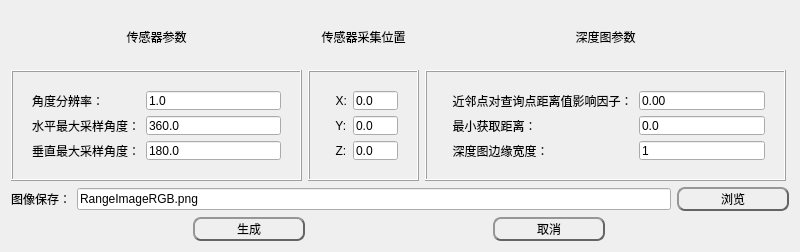
<?xml version="1.0" encoding="UTF-8"?>
<ui version="4.0">
 <class>DepthMapDlgClass</class>
 <widget class="QWidget" name="DepthMapDlgClass">
  <property name="geometry">
   <rect>
    <x>0</x>
    <y>0</y>
    <width>800</width>
    <height>252</height>
   </rect>
  </property>
  <property name="minimumSize">
   <size>
    <width>800</width>
    <height>250</height>
   </size>
  </property>
  <property name="windowTitle">
   <string>深度图</string>
  </property>
  <layout class="QGridLayout" name="gridLayout_5">
   <item row="0" column="0">
    <layout class="QGridLayout" name="gridLayout">
     <item row="0" column="5">
      <widget class="QLabel" name="label_5">
       <property name="text">
        <string>&lt;html&gt;&lt;head/&gt;&lt;body&gt;&lt;p align=&quot;center&quot;&gt;传感器采集位置&lt;/p&gt;&lt;/body&gt;&lt;/html&gt;</string>
       </property>
      </widget>
     </item>
     <item row="0" column="2">
      <widget class="QLabel" name="label_13">
       <property name="text">
        <string>&lt;html&gt;&lt;head/&gt;&lt;body&gt;&lt;p align=&quot;center&quot;&gt;传感器参数&lt;/p&gt;&lt;/body&gt;&lt;/html&gt;</string>
       </property>
      </widget>
     </item>
     <item row="1" column="2">
      <widget class="QFrame" name="frame">
       <property name="minimumSize">
        <size>
         <width>291</width>
         <height>111</height>
        </size>
       </property>
       <property name="maximumSize">
        <size>
         <width>291</width>
         <height>111</height>
        </size>
       </property>
       <property name="frameShape">
        <enum>QFrame::Box</enum>
       </property>
       <property name="frameShadow">
        <enum>QFrame::Raised</enum>
       </property>
       <widget class="QWidget" name="gridLayoutWidget">
        <property name="geometry">
         <rect>
          <x>10</x>
          <y>10</y>
          <width>271</width>
          <height>91</height>
         </rect>
        </property>
        <layout class="QGridLayout" name="gridLayout_2">
         <item row="1" column="0">
          <widget class="QLabel" name="label_2">
           <property name="text">
            <string>水平最大采样角度：</string>
           </property>
          </widget>
         </item>
         <item row="0" column="0">
          <widget class="QLabel" name="label">
           <property name="text">
            <string>角度分辨率：</string>
           </property>
          </widget>
         </item>
         <item row="2" column="0">
          <widget class="QLabel" name="label_3">
           <property name="text">
            <string>垂直最大采样角度：</string>
           </property>
          </widget>
         </item>
         <item row="0" column="1">
          <widget class="QLineEdit" name="angularResolution">
           <property name="text">
            <string>1.0</string>
           </property>
          </widget>
         </item>
         <item row="1" column="1">
          <widget class="QLineEdit" name="maxAngleWidth">
           <property name="text">
            <string>360.0</string>
           </property>
          </widget>
         </item>
         <item row="2" column="1">
          <widget class="QLineEdit" name="maxAngleHeight">
           <property name="text">
            <string>180.0</string>
           </property>
          </widget>
         </item>
        </layout>
       </widget>
      </widget>
     </item>
     <item row="0" column="8">
      <widget class="QLabel" name="label_6">
       <property name="text">
        <string>&lt;html&gt;&lt;head/&gt;&lt;body&gt;&lt;p align=&quot;center&quot;&gt;深度图参数&lt;/p&gt;&lt;/body&gt;&lt;/html&gt;</string>
       </property>
      </widget>
     </item>
     <item row="1" column="5">
      <widget class="QFrame" name="frame_2">
       <property name="minimumSize">
        <size>
         <width>111</width>
         <height>111</height>
        </size>
       </property>
       <property name="maximumSize">
        <size>
         <width>111</width>
         <height>111</height>
        </size>
       </property>
       <property name="frameShape">
        <enum>QFrame::Box</enum>
       </property>
       <property name="frameShadow">
        <enum>QFrame::Raised</enum>
       </property>
       <widget class="QWidget" name="gridLayoutWidget_2">
        <property name="geometry">
         <rect>
          <x>10</x>
          <y>10</y>
          <width>91</width>
          <height>91</height>
         </rect>
        </property>
        <layout class="QGridLayout" name="gridLayout_3">
         <item row="1" column="1">
          <widget class="QLineEdit" name="Y">
           <property name="text">
            <string>0.0</string>
           </property>
          </widget>
         </item>
         <item row="2" column="0">
          <widget class="QLabel" name="label_8">
           <property name="text">
            <string>  Z:</string>
           </property>
          </widget>
         </item>
         <item row="1" column="0">
          <widget class="QLabel" name="label_4">
           <property name="text">
            <string>  Y:</string>
           </property>
          </widget>
         </item>
         <item row="0" column="1">
          <widget class="QLineEdit" name="X">
           <property name="text">
            <string>0.0</string>
           </property>
          </widget>
         </item>
         <item row="0" column="0">
          <widget class="QLabel" name="label_7">
           <property name="text">
            <string>  X:</string>
           </property>
          </widget>
         </item>
         <item row="2" column="1">
          <widget class="QLineEdit" name="Z">
           <property name="text">
            <string>0.0</string>
           </property>
          </widget>
         </item>
        </layout>
       </widget>
      </widget>
     </item>
     <item row="1" column="8">
      <widget class="QFrame" name="frame_3">
       <property name="minimumSize">
        <size>
         <width>361</width>
         <height>111</height>
        </size>
       </property>
       <property name="maximumSize">
        <size>
         <width>361</width>
         <height>111</height>
        </size>
       </property>
       <property name="frameShape">
        <enum>QFrame::Box</enum>
       </property>
       <property name="frameShadow">
        <enum>QFrame::Raised</enum>
       </property>
       <widget class="QWidget" name="gridLayoutWidget_3">
        <property name="geometry">
         <rect>
          <x>10</x>
          <y>10</y>
          <width>341</width>
          <height>91</height>
         </rect>
        </property>
        <layout class="QGridLayout" name="gridLayout_4">
         <item row="1" column="0">
          <widget class="QLabel" name="label_9">
           <property name="text">
            <string>  最小获取距离：</string>
           </property>
          </widget>
         </item>
         <item row="0" column="0">
          <widget class="QLabel" name="label_10">
           <property name="text">
            <string>  近邻点对查询点距离值影响因子：</string>
           </property>
          </widget>
         </item>
         <item row="2" column="0">
          <widget class="QLabel" name="label_11">
           <property name="text">
            <string>  深度图边缘宽度：</string>
           </property>
          </widget>
         </item>
         <item row="0" column="1">
          <widget class="QLineEdit" name="noiseLevel">
           <property name="text">
            <string>0.00</string>
           </property>
          </widget>
         </item>
         <item row="1" column="1">
          <widget class="QLineEdit" name="minRange">
           <property name="text">
            <string>0.0</string>
           </property>
          </widget>
         </item>
         <item row="2" column="1">
          <widget class="QLineEdit" name="borderSize">
           <property name="text">
            <string>1</string>
           </property>
          </widget>
         </item>
        </layout>
       </widget>
      </widget>
     </item>
    </layout>
   </item>
   <item row="1" column="0">
    <layout class="QHBoxLayout" name="horizontalLayout">
     <item>
      <widget class="QLabel" name="label_12">
       <property name="text">
        <string>图像保存：</string>
       </property>
      </widget>
     </item>
     <item>
      <widget class="QLineEdit" name="Path">
       <property name="text">
        <string>RangeImageRGB.png</string>
       </property>
      </widget>
     </item>
     <item>
      <widget class="QPushButton" name="Browse">
       <property name="minimumSize">
        <size>
         <width>112</width>
         <height>24</height>
        </size>
       </property>
       <property name="maximumSize">
        <size>
         <width>112</width>
         <height>16777215</height>
        </size>
       </property>
       <property name="styleSheet">
        <string notr="true">QPushButton{
	color: rgb(0, 0, 0);
	background-color: rgba(255, 255, 255,0);
	border:2px outset rgb(100, 100, 100);
	border-radius:8px;
  	text-align: center center;
} 

/*鼠标放在按钮上方*/
QPushButton:hover:enabled {
	background-color: rgba(255, 255, 255,150);
	border:2px outset rgba(100, 100, 100,150);
} 

/*鼠标点击按钮*/
QPushButton:pressed:enabled {
	background-color: rgba(255, 255, 255,255);
	border:4px outset rgba(100, 100, 100,255);
}

QPushButton:enabled{ 
	color: rgb(0, 0, 0);
	background-color: rgba(255, 255, 255,0);
	border:2px outset rgb(100, 100, 100);
}

QPushButton:disabled{ 
	color: rgb(150, 150, 150);
	background-color: rgba(150, 150, 150,0);
	border:2px outset rgb(100, 100, 100);
}</string>
       </property>
       <property name="text">
        <string>浏览</string>
       </property>
      </widget>
     </item>
    </layout>
   </item>
   <item row="2" column="0">
    <layout class="QHBoxLayout" name="horizontalLayout_3">
     <item>
      <widget class="QPushButton" name="btn_ok">
       <property name="minimumSize">
        <size>
         <width>0</width>
         <height>24</height>
        </size>
       </property>
       <property name="maximumSize">
        <size>
         <width>112</width>
         <height>16777215</height>
        </size>
       </property>
       <property name="styleSheet">
        <string notr="true">QPushButton{
	color: rgb(0, 0, 0);
	background-color: rgba(255, 255, 255,0);
	border:2px outset rgb(100, 100, 100);
	border-radius:8px;
  	text-align: center center;
} 

/*鼠标放在按钮上方*/
QPushButton:hover:enabled {
	background-color: rgba(255, 255, 255,150);
	border:2px outset rgba(100, 100, 100,150);
} 

/*鼠标点击按钮*/
QPushButton:pressed:enabled {
	background-color: rgba(255, 255, 255,255);
	border:4px outset rgba(100, 100, 100,255);
}

QPushButton:enabled{ 
	color: rgb(0, 0, 0);
	background-color: rgba(255, 255, 255,0);
	border:2px outset rgb(100, 100, 100);
}

QPushButton:disabled{ 
	color: rgb(150, 150, 150);
	background-color: rgba(150, 150, 150,0);
	border:2px outset rgb(100, 100, 100);
}</string>
       </property>
       <property name="text">
        <string>生成</string>
       </property>
      </widget>
     </item>
     <item>
      <widget class="QPushButton" name="btn_cancel">
       <property name="minimumSize">
        <size>
         <width>0</width>
         <height>24</height>
        </size>
       </property>
       <property name="maximumSize">
        <size>
         <width>112</width>
         <height>16777215</height>
        </size>
       </property>
       <property name="styleSheet">
        <string notr="true">QPushButton{
	color: rgb(0, 0, 0);
	background-color: rgba(255, 255, 255,0);
	border:2px outset rgb(100, 100, 100);
	border-radius:8px;
  	text-align: center center;
} 

/*鼠标放在按钮上方*/
QPushButton:hover:enabled {
	background-color: rgba(255, 255, 255,150);
	border:2px outset rgba(100, 100, 100,150);
} 

/*鼠标点击按钮*/
QPushButton:pressed:enabled {
	background-color: rgba(255, 255, 255,255);
	border:4px outset rgba(100, 100, 100,255);
}

QPushButton:enabled{ 
	color: rgb(0, 0, 0);
	background-color: rgba(255, 255, 255,0);
	border:2px outset rgb(100, 100, 100);
}

QPushButton:disabled{ 
	color: rgb(150, 150, 150);
	background-color: rgba(150, 150, 150,0);
	border:2px outset rgb(100, 100, 100);
}</string>
       </property>
       <property name="text">
        <string>取消</string>
       </property>
      </widget>
     </item>
    </layout>
   </item>
  </layout>
 </widget>
 <layoutdefault spacing="6" margin="11"/>
 <resources/>
 <connections/>
</ui>
